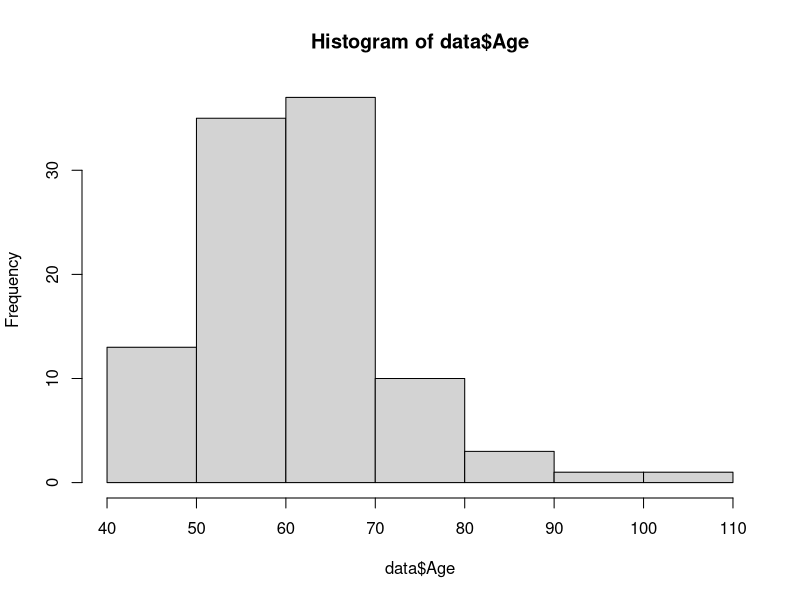
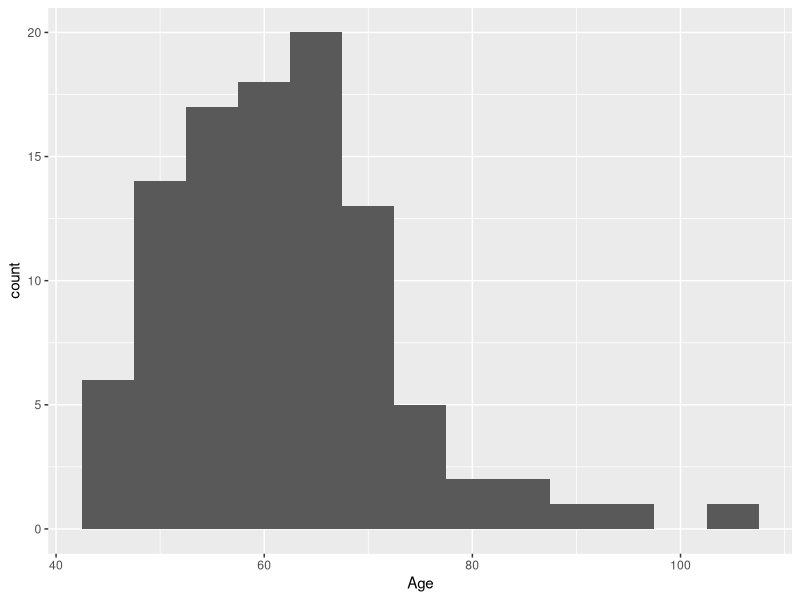
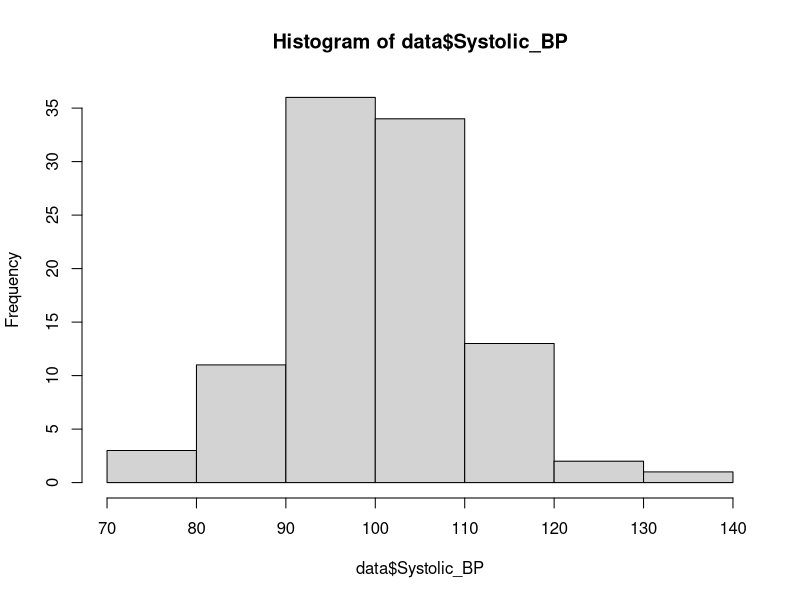
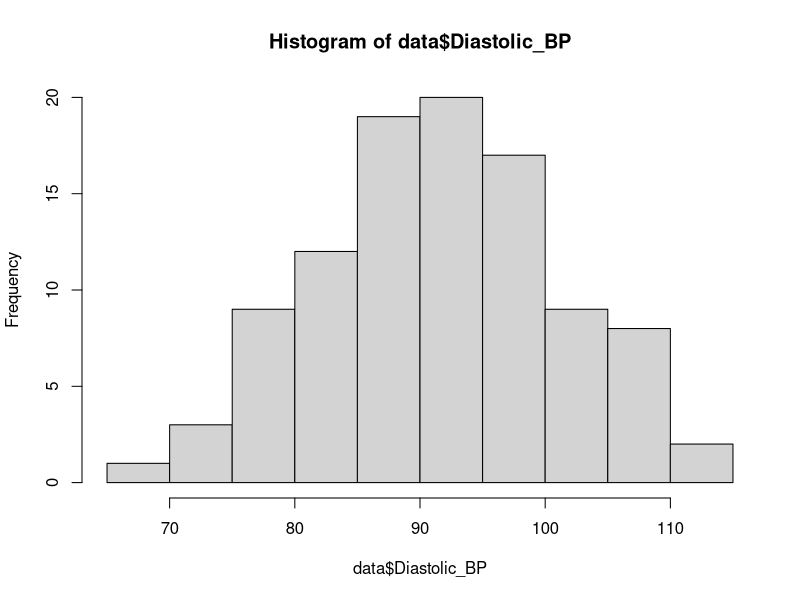
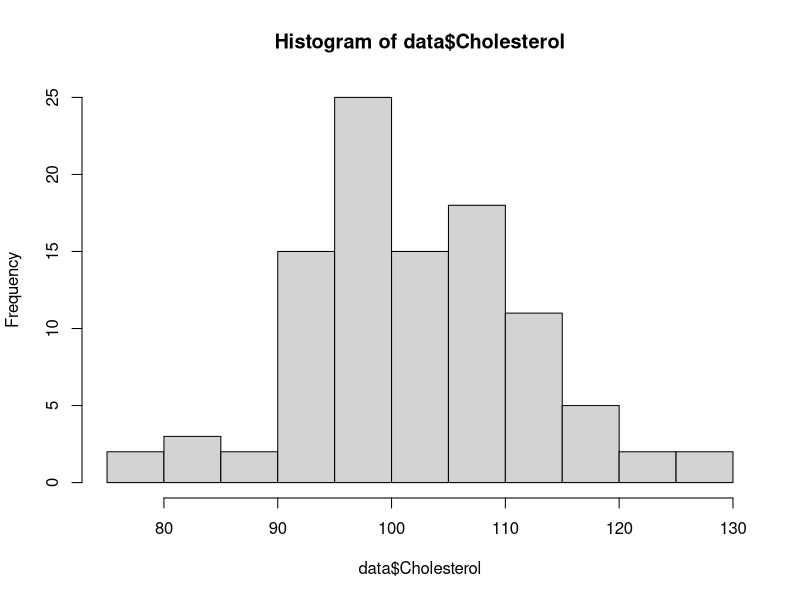
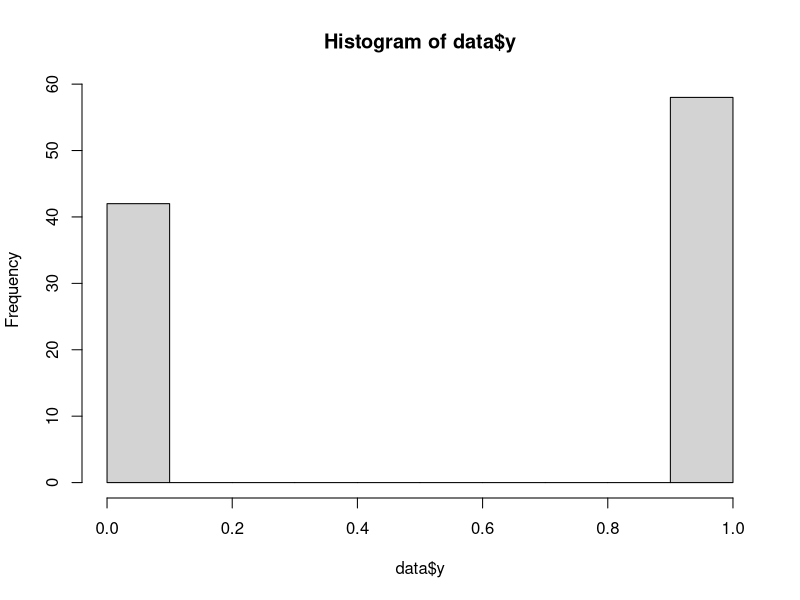

The R script that drew these images, in order:
## ---- chunk 1
knitr::opts_chunk$set(collapse=TRUE, comment="#", out.width='//textwidth')
## ---- chunk 2
# Read in the whole dataset
Xdata <- read.csv("X_data.csv", header = T)
ydata <- read.csv("y_data.csv", header = T)

## ---- chunk 3
# load package for manipulation 
library(dplyr)

# Generate a dataframe of features (X) and labels (y) by binding columns.
data_raw <- bind_cols(Xdata, ydata)

## ---- chunk 4
data <- sample_n(data_raw, 100)

## ---- chunk 5
# View the features (columns 1:4). 
head(data[-5])
## ---- chunk 6
# load ggplot2
library(ggplot2)

# Plot a histogram of the Age feature 
# base version
hist(data$Age) 

# ggplot2 version: it may not be identical to the base version since they have different bin boundries.
ggplot(data, aes(Age)) + 
  geom_histogram(binwidth = 5)
## ---- chunk 7
# Plot a histogram of the systolic blood pressure feature 
hist(data$Systolic_BP) 
## ---- chunk 8
# Plot a histogram of the diastolic blood pressure feature
hist(data$Diastolic_BP) 
## ---- chunk 9
# Plot a histogram of the cholesterol feature
hist(data$Cholesterol) 
## ---- chunk 10
# View a few values of the labels
head(data$y) 
## ---- chunk 11
# Plot a histogram of the labels
hist(data$y) 
## ---- chunk 12
model <- lm(y ~ Age + Systolic_BP + Diastolic_BP + Cholesterol, data = data)

# Since you are using all features in data (except for data$y), 
# you can also write the code as below (not run):

# model <- lm(y ~ ., data = data)
## ---- chunk 13
# View the coefficients of the model
model$coefficients

# View the summary of the model
summary(model)
